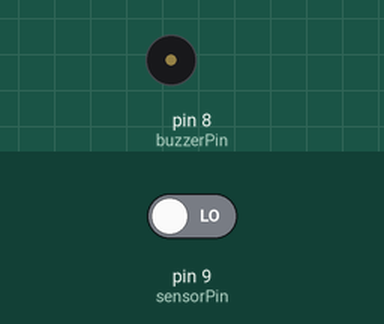
Simulated run of this sketch. Board: Arduino Uno, built with avr-gcc and run on an emulated ATmega328P. Parts: buzzer (waves = sounding, pin HIGH). Inputs (shaded band) come from the test bench; at power-on: pin 9 (sensorPin) LOW.

Above: at 1.2 s.
1.3 s: pin 9 (sensorPin) driven HIGH
At 1.55 s:
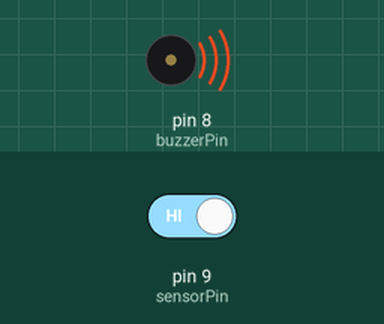
4.3 s: pin 9 (sensorPin) driven LOW
At 4.3 s:
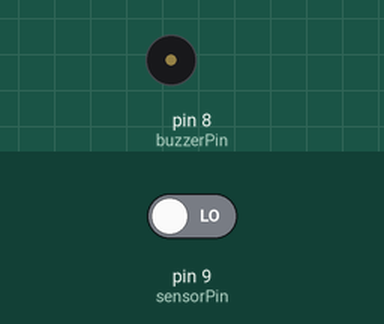
Timing chart, 0 to 7.3 s (numbered marks = the images above; inputs shaded):
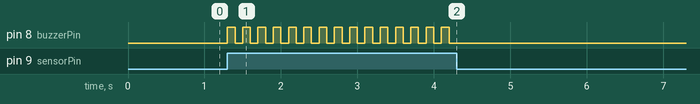

Measured:
- after the input at 1.3 s, pin 8 (buzzerPin): alternates HIGH for 0.10 s and LOW for 0.10 s, starting at once
- after the input at 4.3 s, pin 8 (buzzerPin): stops changing and stays LOW

The sketch:

10_toprak_nem.ino
```cpp
int sensorPin = 9;    // Sensorun takilacagi pin
int buzzerPin = 8;    // Buzzerin takilacagi pin
int veri;             // Sensorden okunan verinin tutulacagi degisken

void setup() {
  pinMode(sensorPin, INPUT);    // Sensorun takilacagi pini INPUT olarak ayarliyoruz.
  pinMode(buzzerPin, OUTPUT);   // Buzzerin takilacagi pini OUTPUT olarak ayarliyoruz.

}

void loop() {
  veri = digitalRead(sensorPin);    // Sensorden dijital okuma yapiyoruz.
  if(veri == true) {                // Sensor verisi esik degeri gecerse if icerisindeki kodlar uygulanir.
    digitalWrite(buzzerPin, HIGH);
    delay(100);
    digitalWrite(buzzerPin, LOW);
    delay(100);
  }
  else {                            // Sensor verisi esik degerinden kucuk olursa if icerisindeki kodlar uygulanir.
    digitalWrite(buzzerPin, LOW);
  }
}
```
